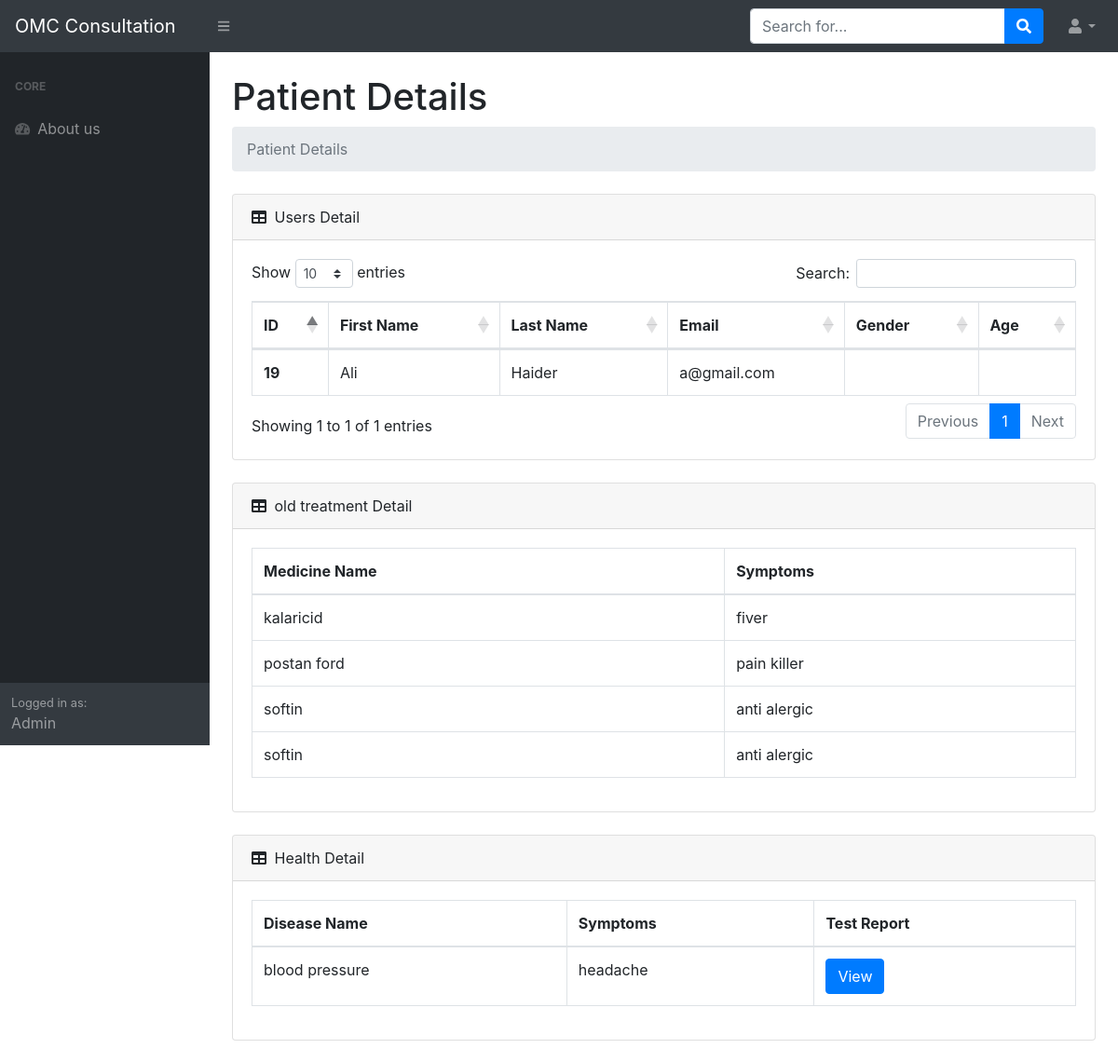
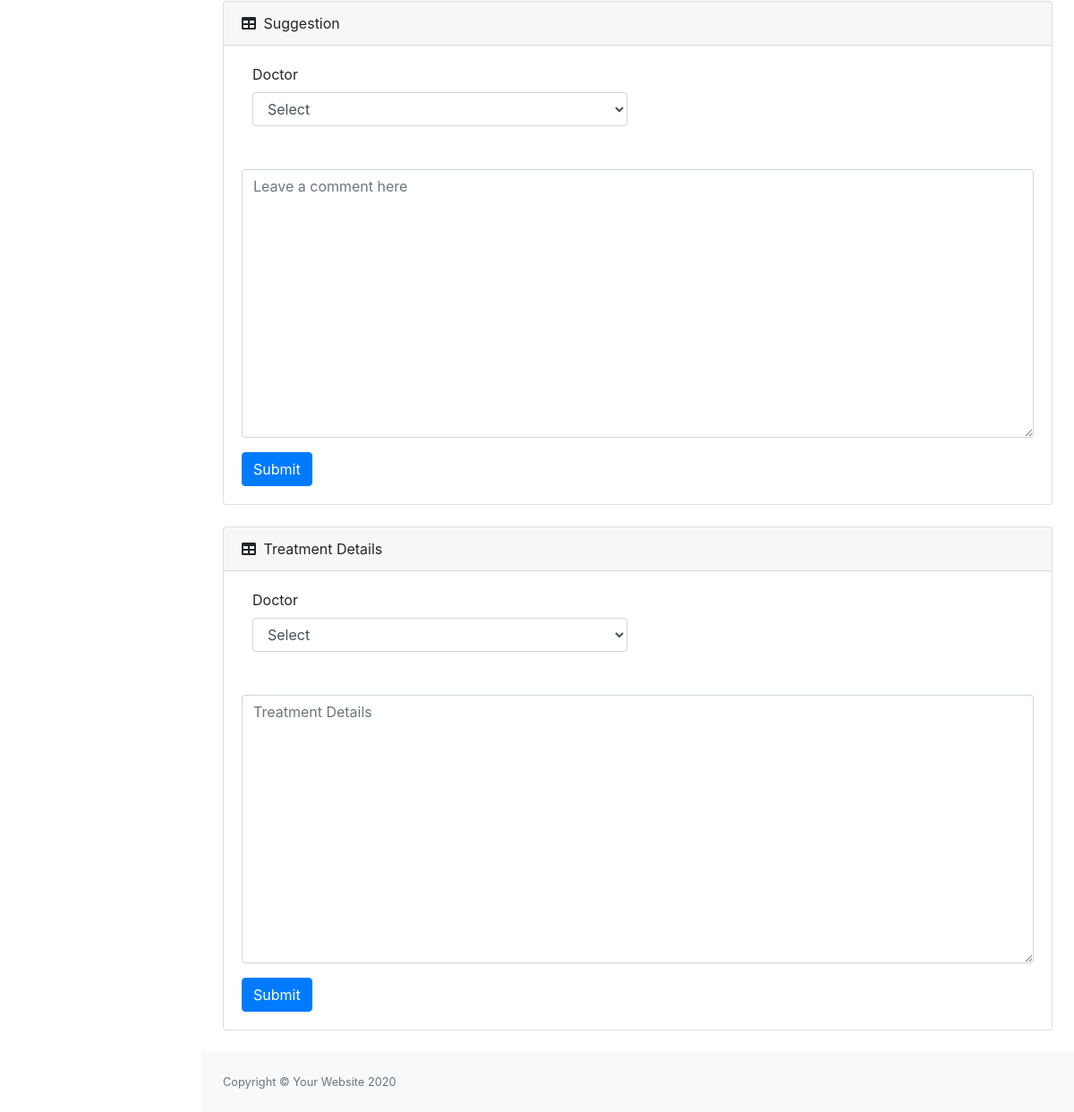
/view_detail.php?Email=a@gmail.com, run on the app's committed database (2 pictures, top to bottom).
### tables this page shows
CREATE TABLE `user` (
  `id` int(11) NOT NULL,
  `Fname` varchar(50) NOT NULL,
  `Lname` varchar(50) NOT NULL,
  `Email` varchar(50) NOT NULL,
  `Password` varchar(50) NOT NULL,
  `role` int(11) NOT NULL,
  `Mname` varchar(255) DEFAULT NULL,
  `Dname` varchar(255) DEFAULT NULL,
  `symtoms` varchar(255) DEFAULT NULL,
  `Gender` varchar(6) DEFAULT NULL,
  `Age` varchar(10) NOT NULL
);

CREATE TABLE `tblpostoldtreatment` (
  `MID` int(11) NOT NULL,
  `Email` varchar(50) NOT NULL,
  `Mname` varchar(255) NOT NULL,
  `Sname` varchar(255) NOT NULL
);

CREATE TABLE `posthealthdetails` (
  `phd` int(11) NOT NULL,
  `Email` varchar(50) NOT NULL,
  `Dname` varchar(255) NOT NULL,
  `Sname` varchar(255) NOT NULL,
  `file` varchar(255) NOT NULL,
  `fileNameRaw` varchar(255) NOT NULL
);

### view_detail.php (the view, shortened to what this page needs)
<?php
include 'config.php';
$Email = $_GET['Email'];
$record = mysqli_query($con, "SELECT * FROM `user` WHERE Email='$Email' ");
$oldtreat = mysqli_query($con, "SELECT * FROM `tblpostoldtreatment` WHERE Email='$Email' ");
$disease = mysqli_query($con, "SELECT * FROM `posthealthdetails` WHERE Email='$Email' ");
include 'header.php';
?>
<body class="sb-nav-fixed">
    <nav class="sb-topnav navbar navbar-expand navbar-dark bg-dark">
        <a class="navbar-brand" href="admin.php">OMC Consultation</a>
        <button class="btn btn-link btn-sm order-1 order-lg-0" id="sidebarToggle" href="#"><i class="fas fa-bars"></i></button>
        <form class="d-none d-md-inline-block form-inline ml-auto mr-0 mr-md-3 my-2 my-md-0">
            <div class="input-group">
                <input class="form-control" type="text" placeholder="Search for..." aria-label="Search" aria-describedby="basic-addon2" />
                <div class="input-group-append">
                    <button class="btn btn-primary" type="button"><i class="fas fa-search"></i></button>
                </div>
            </div>
        </form>
        <ul class="navbar-nav ml-auto ml-md-0">
            <li class="nav-item dropdown">
                <a class="nav-link dropdown-toggle" id="userDropdown" href="#" role="button" data-toggle="dropdown" aria-haspopup="true" aria-expanded="false"><i class="fas fa-user fa-fw"></i></a>
            </li>
        </ul>
    </nav>
    <div id="layoutSidenav">
        <div id="layoutSidenav_nav">
            <nav class="sb-sidenav accordion sb-sidenav-dark" id="sidenavAccordion">
                <div class="sb-sidenav-menu">
                    <div class="nav">
                        <div class="sb-sidenav-menu-heading">Core</div>
                        <a class="nav-link" href="#">
                            <div class="sb-nav-link-icon"><i class="fas fa-tachometer-alt"></i></div>
                        </a>
                        <div class="sb-sidenav-menu-heading">Addons</div>
                        <a class="nav-link" href="charts.html">
                            <div class="sb-nav-link-icon"><i class="fas fa-chart-area"></i></div>
                        </a>
                        <a class="nav-link" href="tables.html">
                            <div class="sb-nav-link-icon"><i class="fas fa-table"></i></div>
                        </a>
                    </div>
                </div>
                <div class="sb-sidenav-footer">
                    <div class="small">Logged in as:</div>
                </div>
            </nav>
        </div>
        <div id="layoutSidenav_nav">
            <nav class="sb-sidenav accordion sb-sidenav-dark" id="sidenavAccordion">
                <div class="sb-sidenav-menu">
                    <div class="nav">
                        <div class="sb-sidenav-menu-heading">Core</div>
                        <a class="nav-link" href="#">
                            <div class="sb-nav-link-icon"><i class="fas fa-tachometer-alt"></i></div>
                            About us
                        </a>
                    </div>
                </div>
                <div class="sb-sidenav-footer">
                    <div class="small">Logged in as:</div>
                    Admin
                </div>
            </nav>
        </div>
        <div id="layoutSidenav_content">
            <main>
                <div class="container-fluid">
                    <h1 class="mt-4">Patient Details</h1>
                    <ol class="breadcrumb mb-4">
                        <li class="breadcrumb-item active">Patient Details</li>
                    </ol>
                    <div class="card mb-4">
                        <div class="card-header">
                            <i class="fas fa-table mr-1"></i>
                            Users Detail
                        </div>
                        <div class="card-body">
                            <div class="table-responsive">
                                <table class="table table-bordered" id="dataTable" width="100%" cellspacing="0">
                                    <thead>
                                        <tr>
                                            <th>ID</th>
                                            <th>First Name</th>
                                            <th>Last Name</th>
                                            <th>Email</th>
                                            <th>Gender</th>
                                            <th>Age</th>
                                        </tr>
                                    </thead>
                                    <tbody>
                                        <?php
                                        while ($row = mysqli_fetch_array($record)) {
                                        ?>
                                            <form method="post" action="view_detail.php">
                                                <tr>
                                                    <th scope="row"><input type="hidden" name="PID" value="$row['id']"><?php echo $row['id'] ?></th>
                                                    <td><input type="hidden" disabled name="Fname" value="$row['Fname']"><?php echo $row['Fname'] ?></td>
                                                    <td><input type="hidden" disabled name="Lname" value="$row['Lname']"><?php echo $row['Lname'] ?></td>
                                                    <td><input type="hidden" disabled name="Email" value="$row['Email']"><?php echo $row['Email'] ?></td>
                                                    <td><input type="hidden" disabled name="Gender" value="$row['Gender']"><?php echo $row['Gender'] ?></td>
                                                    <td><input type="hidden" disabled name="Age" value="$row['Age']"><?php echo $row['Age'] ?></td>
                                                </tr>
                                            </form>
                                        <?php
                                        }
                                        ?>
                                    </tbody>
                                </table>
                            </div>
                        </div>
                    </div>
                    <div class="card mb-4">
                        <div class="card-header">
                            <i class="fas fa-table mr-1"></i>
                            old treatment Detail
                        </div>
                        <div class="card-body">
                            <div class="table-responsive">
                                <table class="table table-bordered" id="dataTable" width="100%" cellspacing="0">
                                    <thead>
                                        <tr>
                                            <th>Medicine Name</th>
                                            <th>Symptoms</th>
                                        </tr>
                                    </thead>
                                    <tbody>
                                        <?php
                                        while ($row1 = mysqli_fetch_array($oldtreat)) {
                                        ?>
                                            <form method="post" action="view_detail.php">
                                                <tr>
                                                    <td><input type="hidden" disabled name="Gender" value="$row1['Mname']"><?php echo $row1['Mname'] ?></td>
                                                    <td><input type="hidden" disabled name="Age" value="$row['Sname']"><?php echo $row1['Sname'] ?></td>
                                                </tr>
                                            </form>
                                        <?php
                                        }
                                        ?>
                                    </tbody>
                                </table>
                            </div>
                        </div>
                    </div>
                    <div class="card mb-4">
                        <div class="card-header">
                            <i class="fas fa-table mr-1"></i>
                            Health Detail
                        </div>
                        <div class="card-body">
                            <div class="table-responsive">
                                <table class="table table-bordered" id="dataTable" width="100%" cellspacing="0">
                                    <thead>
                                        <tr>
                                            <th>Disease Name</th>
                                            <th>Symptoms</th>
                                            <th>Test Report</th>
                                        </tr>
                                    </thead>
                                    <tbody>
                                        <?php
                                        while ($row2 = mysqli_fetch_array($disease)) {
                                        ?>
                                            <form method="post" action="view_detail.php">
                                                <tr>
                                                    <td><input type="hidden" disabled name="Gender" value="$row2['Dname']"><?php echo $row2['Dname'] ?></td>
                                                    <td><input type="hidden" disabled name="Age" value="$row2['Sname']"><?php echo $row2['Sname'] ?></td>
                                                    <td><input type="hidden" disabled name="file" value="$row2['file']"><a class="btn btn-primary" href="<?php echo 'uploads/'.$row2['file'] ?>">View</a></td>
                                                </tr>
                                            </form>
                                        <?php
                                        }
                                        ?>
                                    </tbody>
                                </table>
                            </div>
                        </div>
                    </div>
                    <div class="card mb-4">
                        <div class="card-header">
                            <i class="fas fa-table mr-1"></i>
                            Suggestion
                        </div>
                        <div class="card-body">
                            <form method="post">
                                <div class="col-md-6 mb-5">
                                    <label for="inputState" class="form-label">Doctor</label>
                                    <select id="inputState" class="form-control" name="Doctor">
                                        <option value='select'>Select</option>
                                    </select>
                                </div>
                                <div class="form-floating">
                                    <textarea class="form-control" placeholder="Leave a comment here" id="floatingTextarea2" style="height: 300px" name="Suggestion"></textarea>
                                </div>
                                <input type="submit" value="Submit" name="submit" class="btn btn-primary mt-3">
                            </form>
                        </div>
                    </div>
                    <div class="card mb-4">
                        <div class="card-header">
                            <i class="fas fa-table mr-1"></i>
                            Treatment Details
                        </div>
                        <div class="card-body">
                            <form method="post">
                                <div class="col-md-6 mb-5">
                                    <label for="inputState" class="form-label">Doctor</label>
                                    <select id="inputState" class="form-control" name="Doctor1">
                                        <option value='select'>Select</option>
                                    </select>
                                </div>
                                <div class="form-floating">
                                    <textarea class="form-control" placeholder="Treatment Details" id="floatingTextarea2" style="height: 300px" name="Treatment"></textarea>
                                </div>
                                <input type="submit" value="Submit" name="treat" class="btn btn-primary mt-3">
                            </form>
                        </div>
                    </div>
                </div>
            </main>
            <footer class="py-4 bg-light mt-auto">
                <div class="container-fluid">
                    <div class="d-flex align-items-center justify-content-between small">
                        <div class="text-muted">Copyright &copy; Your Website 2020</div>
                    </div>
                </div>
            </footer>
        </div>
    </div>
</body>
</html>

### data on the page
user: id "19", Fname "Ali", Lname "Haider", Email "a@gmail.com"
tblpostoldtreatment: Mname "kalaricid", Sname "fiver"
tblpostoldtreatment: Mname "postan ford", Sname "pain killer"
tblpostoldtreatment: Mname "softin", Sname "anti alergic"
tblpostoldtreatment: Mname "softin", Sname "anti alergic"
posthealthdetails: Dname "blood pressure", Sname "headache"
